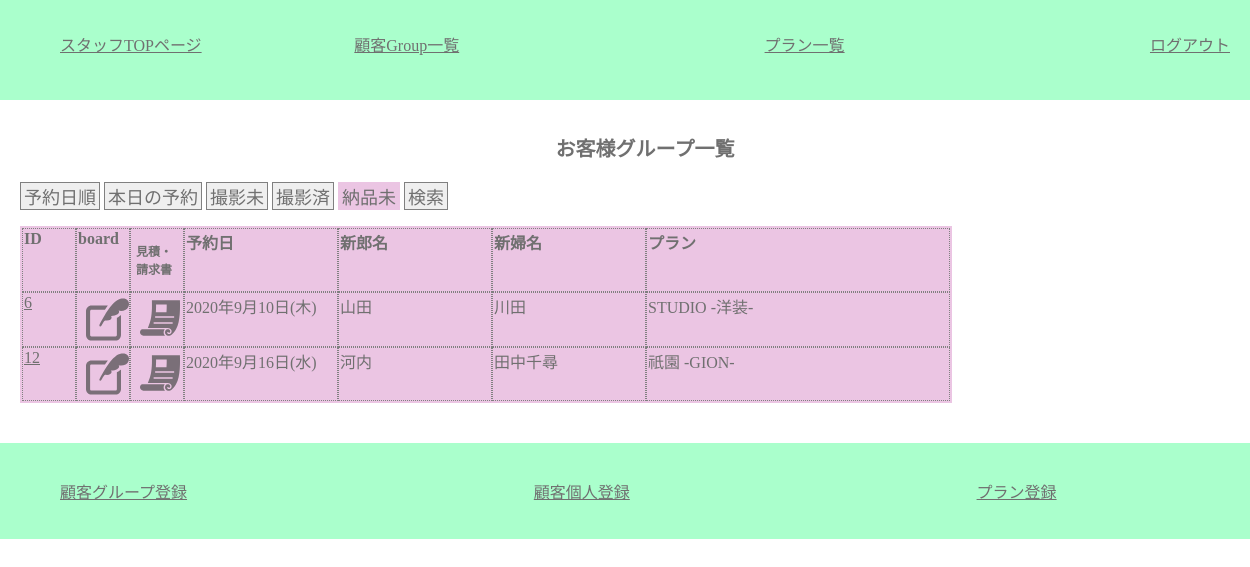
Page /staff/c_group_list_nd.php (signed in) on the committed database.
### tables this page shows
CREATE TABLE `customers` (
  `c_id` varchar(32) NOT NULL,
  `c_group_id` int(11) NOT NULL,
  `c_name` varchar(32) NOT NULL,
  `c_pass` varchar(64) NOT NULL,
  `c_mail` varchar(64) NOT NULL,
  `c_tell` varchar(11) NOT NULL,
  `c_zip` char(7) NOT NULL,
  `c_address` varchar(64) NOT NULL,
  `c_gender` tinyint(1) NOT NULL,
  `c_myphoto` tinyint(1) NOT NULL DEFAULT 0
);

CREATE TABLE `c_groups` (
  `c_group_id` int(11) NOT NULL,
  `p_id` int(11) NOT NULL,
  `reserve_day` date NOT NULL,
  `reserve_time` time NOT NULL,
  `estimate` tinyint(1) NOT NULL,
  `invoce` tinyint(1) NOT NULL,
  `payment` tinyint(1) NOT NULL,
  `d_product` tinyint(1) NOT NULL,
  `new_zip` char(7) NOT NULL,
  `new_address` varchar(64) NOT NULL,
  `before2days` tinyint(1) NOT NULL DEFAULT 0,
  `make_reh` tinyint(1) NOT NULL DEFAULT 0,
  `cos_fixed` tinyint(1) NOT NULL DEFAULT 0,
  `cos_fitting` tinyint(1) NOT NULL DEFAULT 0,
  `place_fixed` tinyint(1) NOT NULL DEFAULT 0,
  `s_id` varchar(32) NOT NULL,
  `limit_over` tinyint(1) NOT NULL
);

CREATE TABLE `plans` (
  `p_id` int(11) NOT NULL,
  `p_name` varchar(32) NOT NULL,
  `p_wear` varchar(32) NOT NULL
);

### class/meeting.class.php (called while the page is built, shortened)
<?php
class Meeting{
	public $pdo;
	public function __construct(){
		$host  = "localhost";
		$dbname= "meeting_app";
		$dbuser= "root";
		$dbpass= "";
		$dsn = "mysql:host={$host};dbname={$dbname};charset=utf8";
		$this->pdo = new PDO($dsn,$dbuser,$dbpass);
	}
	public function getGroomBrideGrouopAllDate() {
		$sql  ="SELECT groom.c_name AS g_name,bride.c_name AS b_name, ";
		$sql .="reserve_day,p_name,c_groups.c_group_id AS group_id,d_product,payment,limit_over ";
		$sql .="FROM customers AS groom,customers AS bride,c_groups,plans ";
		$sql .="WHERE c_groups.c_group_id=groom.c_group_id ";
		$sql .="AND c_groups.c_group_id=bride.c_group_id ";
		$sql .="AND c_groups.p_id=plans.p_id ";
		$sql .="AND groom.c_gender=0 AND bride.c_gender=1 ";
		$sql .="ORDER BY reserve_day";
		$row = $this->pdo->query($sql);
		return $row;
	}
}
?>

### staff/c_group_list_nd.php (the view, shortened to what this page needs)
<?php
require_once("../class/meeting.class.php");
function h($str) {
	return htmlspecialchars($str,ENT_QUOTES);
}
$obj =new Meeting();
$rows =$obj->getGroomBrideGrouopAllDate();
$today= date("Y-m-d");
?>
<?php require_once("header_for_staff.php"); ?>
		<main>
			<h1>お客様グループ一覧</h1>
			<section>
				<p><button class="sort_day_btn all_day"><a href="c_group_list.php">予約日順</a></button>
				<button class="sort_day_btn today"><a href="c_group_list_today.php">本日の予約</a></button>
				<button class="sort_day_btn feature_day"><a href="c_group_list_f.php">撮影未</a></button>
				<button class="sort_day_btn past_day"><a href="c_group_list_p.php">撮影済</a></button>
				<button class="sort_day_btn no_d activ_page_btn"><a href="">納品未</a></button>
				<button class="sort_day_btn no_d"><a href="c_group_list_serch.php">検索</a></button>
				</p>
				<div id="mainView">
					<table class="list">
					<tr>
						<th class="list_id_num">ID</th><th class="list_id_num">board</th><th class="list_id_num"><p class="font_mini">見積・請求書</p></th>
						<th class="list_r_day">予約日</th><th class="list_c_name">新郎名</th><th class="list_c_name">新婦名</th><th class="list_p_name">プラン</th>
					</tr>
					<?php while($row=$rows->fetch(PDO::FETCH_ASSOC)): ?>
					<?php if($row["reserve_day"]<$today && $row["d_product"]==0): ?>
					<tr>
						<td class="list_id_num"><a href="c_group_each.php?group_id=<?php echo $row["group_id"];?>" ><?php echo $row["group_id"];?></a></td>
						<td class="list_id_num"><a href="../customer/c_board.php?group_id=<?php echo $row["group_id"];?>" ><img class="icon" src="../image/icon/icon_board.svg"></a></td>
						<td class="list_id_num"><a href="../customer/c_paymentdata.php?group_id=<?php echo $row["group_id"];?>"><img class="icon" src="../image/icon/icon_file.svg"></a></td>
						<td class="list_r_day"><?php
							$reserve_day = $row["reserve_day"];
							$week = ["日","月","火","水","木","金","土"];
							$hi = date('w', strtotime($reserve_day));
							$youbi = $week[$hi];
							$rd =  date('Y年n月j日', strtotime($reserve_day))."(".$youbi.")";
							echo h($rd);
						?></td>
						<td class="list_c_name"><?php echo h($row["g_name"]); ?></td>
						<td class="list_c_name"><?php echo h($row["b_name"]); ?></td>
						<td class="list_p_name"><?php echo h($row["p_name"]); ?></td>
					</tr>
					<?php endif; ?>
					<?php endwhile; ?>
					</table>
				</div>
			</section>
		</main>
<?php include("footer_for_staffpage.php"); ?>

### css/style.css (style rules this page uses)
* { //border:1px red solid; }
body { color: #707070; margin:auto; font-family: 'Noto Serif JP', serif; }
main { width:100%; padding:20px; margin-auto; }
a { color:#707070; }
h1 { font-size:20px; text-align:center; }
section { max-width:100%; margin:20px auto; }
table { max-width:100%; margin-bottom:20px; }
table tr { max-width:100%; display:flex; flex-direction:column; }
table tr th { text-align:left; }
table.row3 td,th { //width:33%; }
table.row2 td,th { //c_group_topのテーブルがスマホ表示ではみ出るので、一旦コメントアウト中 //width:200px; }
table.list tr { display:flex; flex-direction:row; //border:dotted 1px gray; }
table.list th,table.list td { border:dotted 1px gray; //width:200px; }
.list_id_num { width:50px; }
.list_p_name { width:300px; }
.list_p_wear,.list_r_day,.list_c_name { width:150px; }
.sort_day_btn { border:1px solid gray; padding: 0 3px; font-size: 18px; }
.sort_day_btn a { text-decoration:none; }
.activ_page_btn { border:solid 1px #EBC5E3; background-color:#EBC5E3; }
#mainView table { //border:solid 1px #EBC5E3; background-color:#EBC5E3; }
#mainView { //display:none; }
.icon { max-width:85%; padding:4px 2px 0 8px; opacity:.7; }
.font_mini { font-size:12px; margin-left:4px; }

### rows in the picture
customers: c_group.c_group_id "6", c_group.reserve_day "2020年9月10日(木)", c_name "山田", customers.c_name "川田", plans.p_name "STUDIO -洋装-"
customers: c_group.c_group_id "12", c_group.reserve_day "2020年9月16日(水)", c_name "河内", customers.c_name "田中千尋", plans.p_name "祇園 -GION-"
